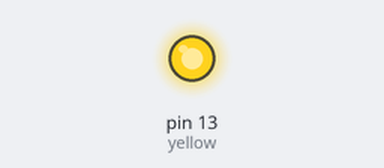
A sketch run on a simulated Arduino Uno, built with avr-gcc and run on an emulated ATmega328P. Shown: output pins drawn as LEDs (lit = HIGH).

Above: at 0.1 s.
Timing chart, 0 to 1.6 s (numbered marks = the images above):
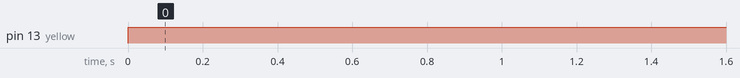

Measured:
- by itself, pin 13 (yellow): LOW → HIGH at 0.00 s

The sketch:

sketch_may04a.ino
```cpp
int yellow = 13;
int red = 7;

int milliseconds = 500;

void setup() {
  // put your setup code here, to run once:
  pinMode(yellow, OUTPUT);
}

void loop() {
  // put your main code here, to run repeatedly:
  digitalWrite(yellow, HIGH);
  digitalWrite(red, LOW);
  delay(milliseconds);
  digitalWrite(red, LOW);
  digitalWrite(yellow, HIGH);
  delay(milliseconds * 2);
}
```
